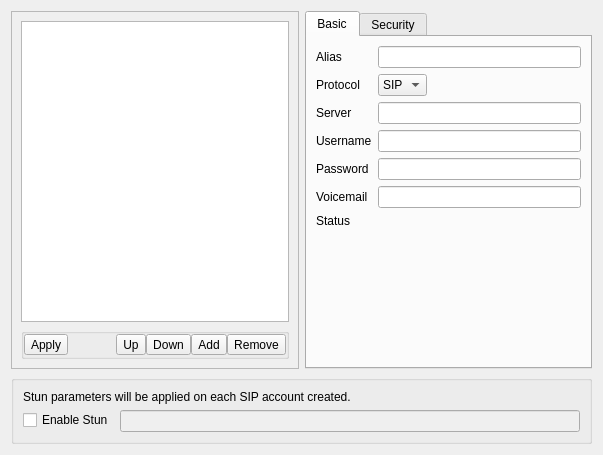
<?xml version="1.0" encoding="UTF-8"?>
<ui version="4.0">
 <class>DlgAccountsBase</class>
 <widget class="QWidget" name="DlgAccountsBase">
  <property name="geometry">
   <rect>
    <x>0</x>
    <y>0</y>
    <width>603</width>
    <height>455</height>
   </rect>
  </property>
  <property name="windowTitle">
   <string notr="true">Form</string>
  </property>
  <layout class="QVBoxLayout" name="verticalLayout">
   <item>
    <widget class="QWidget" name="widget1_configAccounts" native="true">
     <property name="autoFillBackground">
      <bool>false</bool>
     </property>
     <layout class="QHBoxLayout" name="horizontalLayout_3">
      <property name="sizeConstraint">
       <enum>QLayout::SetDefaultConstraint</enum>
      </property>
      <property name="margin">
       <number>0</number>
      </property>
      <item>
       <widget class="QFrame" name="frame1_accountList">
        <property name="sizePolicy">
         <sizepolicy hsizetype="Preferred" vsizetype="Preferred">
          <horstretch>1</horstretch>
          <verstretch>0</verstretch>
         </sizepolicy>
        </property>
        <property name="minimumSize">
         <size>
          <width>0</width>
          <height>0</height>
         </size>
        </property>
        <property name="maximumSize">
         <size>
          <width>16777215</width>
          <height>16777215</height>
         </size>
        </property>
        <property name="frameShape">
         <enum>QFrame::StyledPanel</enum>
        </property>
        <property name="frameShadow">
         <enum>QFrame::Raised</enum>
        </property>
        <layout class="QVBoxLayout" name="verticalLayout_6">
         <item>
          <widget class="QListWidget" name="listWidget_accountList">
           <property name="sizePolicy">
            <sizepolicy hsizetype="Expanding" vsizetype="Expanding">
             <horstretch>0</horstretch>
             <verstretch>0</verstretch>
            </sizepolicy>
           </property>
           <property name="minimumSize">
            <size>
             <width>150</width>
             <height>0</height>
            </size>
           </property>
           <property name="maximumSize">
            <size>
             <width>16777215</width>
             <height>16777215</height>
            </size>
           </property>
           <property name="whatsThis">
            <string>By default, when you place a call, sflphone will use the first account in this list which is &quot;registered&quot;. Change the order of the accounts using the &quot;Up&quot; and &quot;Down&quot; arrows. Enable/disable them by checking/unchecking them on the left of the item. Add or remove some with &quot;Plus&quot; and &quot;Sub&quot; buttons. Edit the selected account with the form on the right.</string>
           </property>
           <property name="dragEnabled">
            <bool>true</bool>
           </property>
          </widget>
         </item>
         <item>
          <widget class="QGroupBox" name="groupBox_accountListHandle">
           <property name="sizePolicy">
            <sizepolicy hsizetype="Preferred" vsizetype="Preferred">
             <horstretch>0</horstretch>
             <verstretch>0</verstretch>
            </sizepolicy>
           </property>
           <property name="maximumSize">
            <size>
             <width>16777215</width>
             <height>16777215</height>
            </size>
           </property>
           <property name="layoutDirection">
            <enum>Qt::RightToLeft</enum>
           </property>
           <property name="title">
            <string/>
           </property>
           <property name="alignment">
            <set>Qt::AlignRight|Qt::AlignTrailing|Qt::AlignVCenter</set>
           </property>
           <layout class="QHBoxLayout" name="horizontalLayout_2">
            <property name="spacing">
             <number>0</number>
            </property>
            <property name="sizeConstraint">
             <enum>QLayout::SetNoConstraint</enum>
            </property>
            <property name="margin">
             <number>0</number>
            </property>
            <item>
             <widget class="QToolButton" name="button_accountRemove">
              <property name="sizePolicy">
               <sizepolicy hsizetype="Fixed" vsizetype="Fixed">
                <horstretch>0</horstretch>
                <verstretch>0</verstretch>
               </sizepolicy>
              </property>
              <property name="toolTip">
               <string>Remove the selected account</string>
              </property>
              <property name="whatsThis">
               <string>This button will remove the selected account in the list below. Be sure you really don't need it anymore. If you think you might use it again later, just uncheck it.</string>
              </property>
              <property name="accessibleDescription">
               <string/>
              </property>
              <property name="text">
               <string>Remove</string>
              </property>
              <property name="shortcut">
               <string notr="true">-, Del, Backspace</string>
              </property>
             </widget>
            </item>
            <item>
             <widget class="QToolButton" name="button_accountAdd">
              <property name="sizePolicy">
               <sizepolicy hsizetype="Fixed" vsizetype="Fixed">
                <horstretch>0</horstretch>
                <verstretch>0</verstretch>
               </sizepolicy>
              </property>
              <property name="sizeIncrement">
               <size>
                <width>0</width>
                <height>0</height>
               </size>
              </property>
              <property name="toolTip">
               <string>Add a new account</string>
              </property>
              <property name="whatsThis">
               <string>This button enables you to initialize a new account. You will then be able to edit it using the form on the right.</string>
              </property>
              <property name="text">
               <string>Add</string>
              </property>
              <property name="shortcut">
               <string notr="true">+</string>
              </property>
             </widget>
            </item>
            <item>
             <widget class="QToolButton" name="button_accountDown">
              <property name="toolTip">
               <string>Get this account down</string>
              </property>
              <property name="whatsThis">
               <string>By default, when you place a call, sflphone will use the first account in this list which is &quot;registered&quot;. Change the order of the accounts using the &quot;Up&quot; and &quot;Down&quot; arrows.</string>
              </property>
              <property name="text">
               <string>Down</string>
              </property>
              <property name="shortcut">
               <string notr="true">Down, PgDown</string>
              </property>
             </widget>
            </item>
            <item>
             <widget class="QToolButton" name="button_accountUp">
              <property name="toolTip">
               <string>Get this account up</string>
              </property>
              <property name="whatsThis">
               <string>By default, when you place a call, sflphone will use the first account in this list which is &quot;registered&quot;. Change the order of the accounts using the &quot;Up&quot; and &quot;Down&quot; arrows.</string>
              </property>
              <property name="text">
               <string>Up</string>
              </property>
              <property name="shortcut">
               <string notr="true">Up, PgUp</string>
              </property>
             </widget>
            </item>
            <item>
             <spacer name="horizontalSpacer">
              <property name="orientation">
               <enum>Qt::Horizontal</enum>
              </property>
              <property name="sizeHint" stdset="0">
               <size>
                <width>0</width>
                <height>0</height>
               </size>
              </property>
             </spacer>
            </item>
            <item>
             <widget class="QToolButton" name="toolButton_accountsApply">
              <property name="enabled">
               <bool>true</bool>
              </property>
              <property name="text">
               <string>Apply</string>
              </property>
             </widget>
            </item>
           </layout>
          </widget>
         </item>
        </layout>
       </widget>
      </item>
      <item>
       <widget class="QTabWidget" name="frame2_editAccounts">
        <property name="sizePolicy">
         <sizepolicy hsizetype="Preferred" vsizetype="Preferred">
          <horstretch>1</horstretch>
          <verstretch>0</verstretch>
         </sizepolicy>
        </property>
        <property name="currentIndex">
         <number>0</number>
        </property>
        <widget class="QWidget" name="tab_basic">
         <attribute name="title">
          <string>Basic</string>
         </attribute>
         <layout class="QFormLayout" name="formLayout">
          <property name="fieldGrowthPolicy">
           <enum>QFormLayout::ExpandingFieldsGrow</enum>
          </property>
          <item row="0" column="0">
           <widget class="QLabel" name="label1_alias">
            <property name="text">
             <string>Alias</string>
            </property>
            <property name="buddy">
             <cstring>edit1_alias</cstring>
            </property>
           </widget>
          </item>
          <item row="0" column="1">
           <widget class="QLineEdit" name="edit1_alias">
            <property name="sizePolicy">
             <sizepolicy hsizetype="Expanding" vsizetype="Fixed">
              <horstretch>0</horstretch>
              <verstretch>0</verstretch>
             </sizepolicy>
            </property>
            <property name="minimumSize">
             <size>
              <width>0</width>
              <height>0</height>
             </size>
            </property>
           </widget>
          </item>
          <item row="1" column="0">
           <widget class="QLabel" name="label2_protocol">
            <property name="text">
             <string>Protocol</string>
            </property>
            <property name="buddy">
             <cstring>edit2_protocol</cstring>
            </property>
           </widget>
          </item>
          <item row="1" column="1">
           <widget class="QComboBox" name="edit2_protocol">
            <item>
             <property name="text">
              <string>SIP</string>
             </property>
            </item>
            <item>
             <property name="text">
              <string>IAX</string>
             </property>
            </item>
           </widget>
          </item>
          <item row="2" column="0">
           <widget class="QLabel" name="label3_server">
            <property name="text">
             <string>Server</string>
            </property>
            <property name="buddy">
             <cstring>edit3_server</cstring>
            </property>
           </widget>
          </item>
          <item row="2" column="1">
           <widget class="QLineEdit" name="edit3_server">
            <property name="minimumSize">
             <size>
              <width>0</width>
              <height>0</height>
             </size>
            </property>
           </widget>
          </item>
          <item row="3" column="0">
           <widget class="QLabel" name="label4_user">
            <property name="text">
             <string>Username</string>
            </property>
            <property name="buddy">
             <cstring>edit4_user</cstring>
            </property>
           </widget>
          </item>
          <item row="3" column="1">
           <widget class="QLineEdit" name="edit4_user"/>
          </item>
          <item row="4" column="0">
           <widget class="QLabel" name="label5_password">
            <property name="text">
             <string>Password</string>
            </property>
            <property name="buddy">
             <cstring>edit5_password</cstring>
            </property>
           </widget>
          </item>
          <item row="4" column="1">
           <widget class="QLineEdit" name="edit5_password">
            <property name="echoMode">
             <enum>QLineEdit::Password</enum>
            </property>
           </widget>
          </item>
          <item row="5" column="0">
           <widget class="QLabel" name="label6_mailbox">
            <property name="text">
             <string>Voicemail</string>
            </property>
            <property name="buddy">
             <cstring>edit6_mailbox</cstring>
            </property>
           </widget>
          </item>
          <item row="5" column="1">
           <widget class="QLineEdit" name="edit6_mailbox"/>
          </item>
          <item row="6" column="0">
           <widget class="QLabel" name="label7_state">
            <property name="text">
             <string>Status</string>
            </property>
           </widget>
          </item>
          <item row="6" column="1">
           <widget class="QLabel" name="edit7_state">
            <property name="sizePolicy">
             <sizepolicy hsizetype="Expanding" vsizetype="Preferred">
              <horstretch>0</horstretch>
              <verstretch>0</verstretch>
             </sizepolicy>
            </property>
            <property name="text">
             <string/>
            </property>
           </widget>
          </item>
         </layout>
        </widget>
        <widget class="QWidget" name="tab_security">
         <attribute name="title">
          <string>Security</string>
         </attribute>
         <layout class="QVBoxLayout" name="verticalLayout_2">
          <item>
           <widget class="QCheckBox" name="checkBox_useSRTP">
            <property name="text">
             <string>Use SRTP</string>
            </property>
           </widget>
          </item>
          <item>
           <widget class="QWidget" name="widget" native="true">
            <property name="enabled">
             <bool>false</bool>
            </property>
            <layout class="QVBoxLayout" name="verticalLayout_3">
             <property name="leftMargin">
              <number>0</number>
             </property>
             <item>
              <widget class="QWidget" name="widget_keyExchange" native="true">
               <property name="sizePolicy">
                <sizepolicy hsizetype="Preferred" vsizetype="Fixed">
                 <horstretch>0</horstretch>
                 <verstretch>0</verstretch>
                </sizepolicy>
               </property>
               <layout class="QHBoxLayout" name="horizontalLayout">
                <property name="spacing">
                 <number>-1</number>
                </property>
                <property name="margin">
                 <number>0</number>
                </property>
                <item>
                 <widget class="QLabel" name="label_keyExchange">
                  <property name="sizePolicy">
                   <sizepolicy hsizetype="Preferred" vsizetype="Fixed">
                    <horstretch>0</horstretch>
                    <verstretch>0</verstretch>
                   </sizepolicy>
                  </property>
                  <property name="text">
                   <string>Key exchange</string>
                  </property>
                  <property name="buddy">
                   <cstring>combo_keyExchange</cstring>
                  </property>
                 </widget>
                </item>
                <item>
                 <widget class="KComboBox" name="combo_keyExchange"/>
                </item>
               </layout>
              </widget>
             </item>
             <item>
              <widget class="QCheckBox" name="checkBox_helloSDP">
               <property name="text">
                <string>Send hello hash in SDP</string>
               </property>
              </widget>
             </item>
             <item>
              <widget class="QCheckBox" name="checkBox_confirmSAS">
               <property name="text">
                <string>Ask user to confirm SAS</string>
               </property>
              </widget>
             </item>
             <item>
              <widget class="QCheckBox" name="checkBox_warnZRTP">
               <property name="text">
                <string>Warn if ZRTP is not supported</string>
               </property>
              </widget>
             </item>
             <item>
              <widget class="QCheckBox" name="checkBox_displaySASOnce">
               <property name="text">
                <string>Display SAS once for hold events</string>
               </property>
              </widget>
             </item>
            </layout>
           </widget>
          </item>
          <item>
           <spacer name="verticalSpacer">
            <property name="orientation">
             <enum>Qt::Vertical</enum>
            </property>
            <property name="sizeType">
             <enum>QSizePolicy::Expanding</enum>
            </property>
            <property name="sizeHint" stdset="0">
             <size>
              <width>20</width>
              <height>1</height>
             </size>
            </property>
           </spacer>
          </item>
         </layout>
        </widget>
       </widget>
      </item>
     </layout>
    </widget>
   </item>
   <item>
    <widget class="QGroupBox" name="groupBox_commonSettings">
     <property name="title">
      <string/>
     </property>
     <layout class="QVBoxLayout" name="verticalLayout_10">
      <item>
       <widget class="QLabel" name="label_commonSettings">
        <property name="text">
         <string>Stun parameters will be applied on each SIP account created.</string>
        </property>
        <property name="wordWrap">
         <bool>true</bool>
        </property>
       </widget>
      </item>
      <item>
       <layout class="QFormLayout" name="formLayout_commonSettings">
        <property name="fieldGrowthPolicy">
         <enum>QFormLayout::ExpandingFieldsGrow</enum>
        </property>
        <item row="0" column="0">
         <widget class="QCheckBox" name="kcfg_enableStun">
          <property name="text">
           <string>Enable Stun</string>
          </property>
         </widget>
        </item>
        <item row="0" column="1">
         <widget class="KLineEdit" name="kcfg_stunServer">
          <property name="enabled">
           <bool>false</bool>
          </property>
          <property name="toolTip">
           <string>Format : name.server:port</string>
          </property>
          <property name="squeezedTextEnabled">
           <bool>false</bool>
          </property>
          <property name="clickMessage">
           <string>choose Stun server (example : stunserver.org)</string>
          </property>
          <property name="showClearButton" stdset="0">
           <bool>false</bool>
          </property>
         </widget>
        </item>
       </layout>
      </item>
     </layout>
    </widget>
   </item>
  </layout>
 </widget>
 <customwidgets>
  <customwidget>
   <class>KComboBox</class>
   <extends>QComboBox</extends>
   <header>kcombobox.h</header>
  </customwidget>
  <customwidget>
   <class>KLineEdit</class>
   <extends>QLineEdit</extends>
   <header>klineedit.h</header>
  </customwidget>
 </customwidgets>
 <resources>
  <include location="../qrc/resources.qrc"/>
 </resources>
 <connections>
  <connection>
   <sender>kcfg_enableStun</sender>
   <signal>clicked(bool)</signal>
   <receiver>kcfg_stunServer</receiver>
   <slot>setEnabled(bool)</slot>
   <hints>
    <hint type="sourcelabel">
     <x>71</x>
     <y>414</y>
    </hint>
    <hint type="destinationlabel">
     <x>167</x>
     <y>419</y>
    </hint>
   </hints>
  </connection>
  <connection>
   <sender>checkBox_useSRTP</sender>
   <signal>toggled(bool)</signal>
   <receiver>widget</receiver>
   <slot>setEnabled(bool)</slot>
   <hints>
    <hint type="sourcelabel">
     <x>377</x>
     <y>61</y>
    </hint>
    <hint type="destinationlabel">
     <x>380</x>
     <y>70</y>
    </hint>
   </hints>
  </connection>
 </connections>
</ui>
